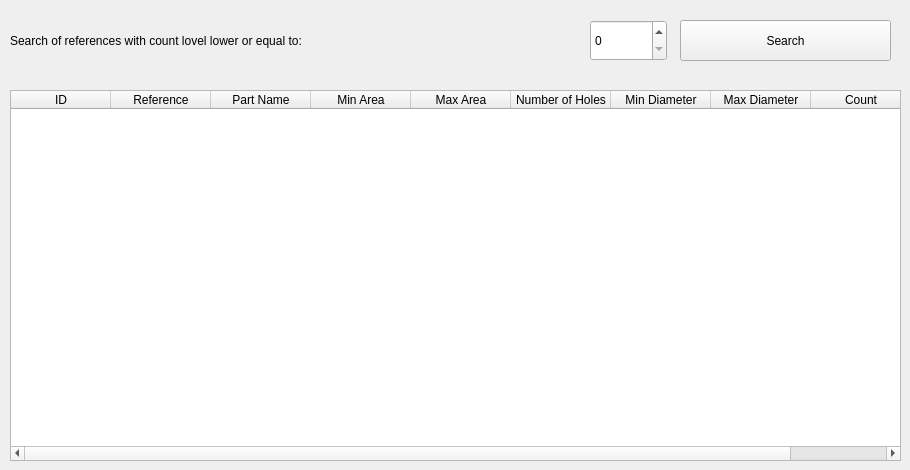
    <widget class="QWidget" name="tab">
     <attribute name="title">
      <string>Inventory Details</string>
     </attribute>
     <widget class="QTableWidget" name="table">
      <property name="geometry">
       <rect>
        <x>10</x>
        <y>90</y>
        <width>891</width>
        <height>371</height>
       </rect>
      </property>
      <property name="styleSheet">
       <string notr="true">font: 10pt &quot;Century Gothic&quot;;</string>
      </property>
      <column>
       <property name="text">
        <string>ID</string>
       </property>
      </column>
      <column>
       <property name="text">
        <string>Reference</string>
       </property>
      </column>
      <column>
       <property name="text">
        <string>Part Name</string>
       </property>
      </column>
      <column>
       <property name="text">
        <string>Min Area</string>
       </property>
      </column>
      <column>
       <property name="text">
        <string>Max Area</string>
       </property>
      </column>
      <column>
       <property name="text">
        <string>Number of Holes</string>
       </property>
      </column>
      <column>
       <property name="text">
        <string>Min Diameter</string>
       </property>
      </column>
      <column>
       <property name="text">
        <string>Max Diameter</string>
       </property>
      </column>
      <column>
       <property name="text">
        <string>Count</string>
       </property>
      </column>
     </widget>
     <widget class="QLabel" name="label_2">
      <property name="geometry">
       <rect>
        <x>10</x>
        <y>10</y>
        <width>711</width>
        <height>61</height>
       </rect>
      </property>
      <property name="text">
       <string>Search of references with count lovel lower or equal to:</string>
      </property>
     </widget>
     <widget class="QSpinBox" name="count_filter_txt">
      <property name="geometry">
       <rect>
        <x>590</x>
        <y>20</y>
        <width>77</width>
        <height>41</height>
       </rect>
      </property>
     </widget>
     <widget class="QPushButton" name="search_btn">
      <property name="geometry">
       <rect>
        <x>680</x>
        <y>20</y>
        <width>211</width>
        <height>41</height>
       </rect>
      </property>
      <property name="text">
       <string>Search</string>
      </property>
     </widget>
    </widget>
